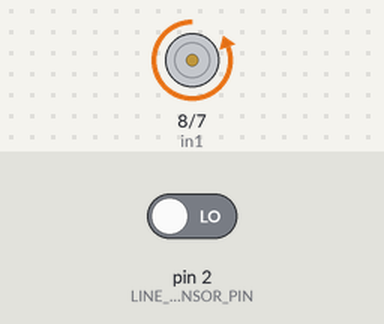
Recording of a sketch running on a simulated Arduino Uno, built with avr-gcc and run on an emulated ATmega328P. Parts: motor-driver pin pairs drawn as motors (green arrow = first pin HIGH = forward, orange = second pin HIGH = backward, longer = more drive, scaled by the enable pin). The inputs (shaded band) are chosen by the test bench; at power-on: pin 2 (LINE_SENSOR_PIN) LOW. What the sketch prints to the serial monitor is not drawn.

Above: at 2.8 s.
2.9 s: pin 2 (LINE_SENSOR_PIN) driven HIGH
At 4.2 s:
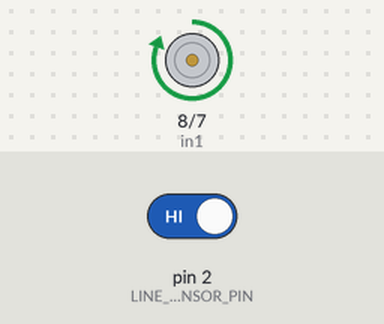
4.5 s: pin 2 (LINE_SENSOR_PIN) driven LOW
At 5.9 s:
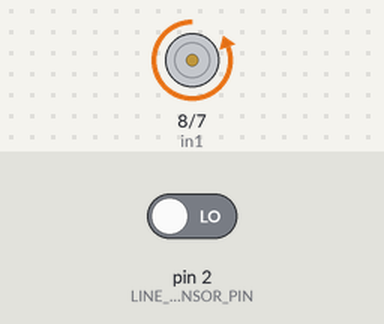
Timing chart, 0 to 7.5 s (numbered marks = the images above; inputs shaded):
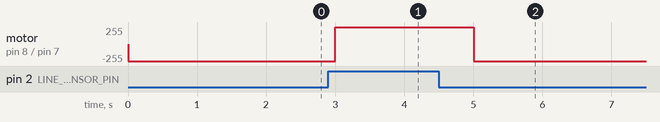

Measured:
- after the input at 2.9 s, motor on pin 8 (in1) / pin 7 (in2): backward 255/255 → forward 255/255 after 0.10 s
- after the input at 4.5 s, motor on pin 8 (in1) / pin 7 (in2): forward 255/255 → backward 255/255 after 0.50 s

The sketch:

cb_DoLine.ino
```cpp
#define LINE_SENSOR_PIN 2   // Chân đọc giá trị từ cảm biến dò line (digital pin 2)
int val = 0;              // Biến để lưu giá trị đọc từ cảm biến dò line
const int enA = 9; // chân digital có dấu ~
const int in1 = 8;
const int in2 = 7;

void setup() {
  pinMode(LINE_SENSOR_PIN, INPUT); // Cấu hình chân cảm biến dò line là input
  pinMode(enA, OUTPUT);
  pinMode(in1, OUTPUT);
  pinMode(in2, OUTPUT);
  // lúc đầu tắt motor
  digitalWrite(in1, LOW);
  digitalWrite(in2, LOW);
  Serial.begin(9600);              // Khởi động giao tiếp Serial để theo dõi giá trị cảm biến
}

void loop() {
  val = digitalRead(LINE_SENSOR_PIN); // Đọc giá trị từ cảm biến dò line (HIGH hoặc LOW)
  Serial.print("Giá trị val: ");
  Serial.println(val); // In ra giá trị đọc được từ cảm biến dò line
  if (val == 1) { // Nếu cảm biến phát hiện line (HIGH)
    digitalWrite(in1, HIGH);
    digitalWrite(in2, LOW);
    analogWrite(enA, 255);
    delay(500);
  }
  else { // Nếu cảm biến không phát hiện line (LOW)
    // line toi thi chay
    digitalWrite(in1, LOW);
    digitalWrite(in2, HIGH);
    analogWrite(enA, 255);
    delay(500);
    // line sang thi dung
    // digitalWrite(in1, LOW);
    // digitalWrite(in2, LOW);
    // delay(500);
  }
  Serial.println("----------------------------"); // Để phân cách các lần đọc giá trị
  delay(500); // Đợi 0.5 giây trước khi lặp lại vòng lặp
} 
```
